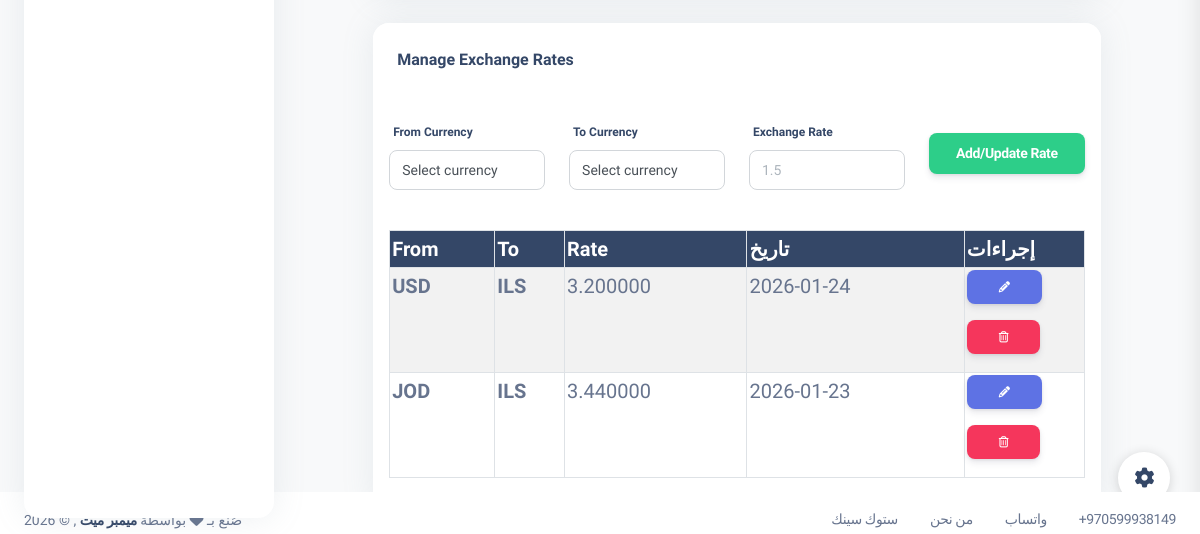
/company_profile (signed in, lower part), run on an earlier commit of the app's database.
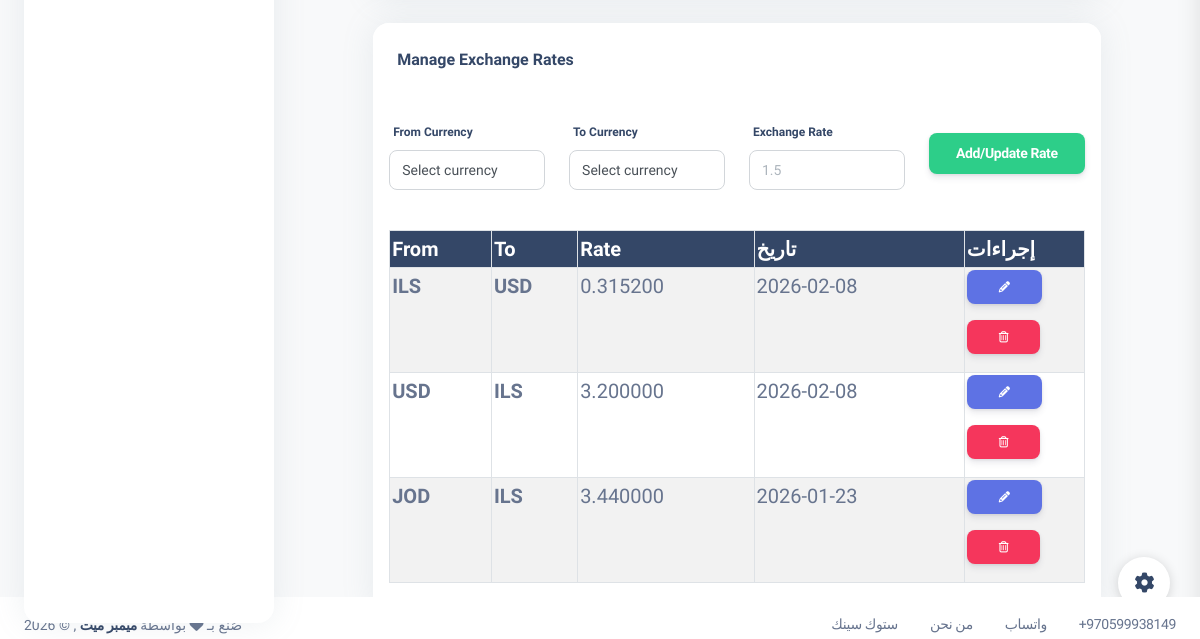
And on a later commit of the database.
### my_app/models.py (models this page shows, shortened)
class ExchangeRate(models.Model):
    from_currency = models.ForeignKey(Currency, related_name='rates_from', on_delete=models.CASCADE)
    to_currency = models.ForeignKey(Currency, related_name='rates_to', on_delete=models.CASCADE)
    rate = models.DecimalField(max_digits=10, decimal_places=6)  # e.g., 3.5 for 1 USD = 3.5 ILS
    date = models.DateField(auto_now=True)
    class Meta:
        unique_together = ('from_currency', 'to_currency', 'date')
        ordering = ['-date']

class Currency(models.Model):
    code = models.CharField(max_length=3, unique=True)  # ILS, USD, EUR, etc.
    name = models.CharField(max_length=255)
    class Meta:
        verbose_name_plural = "Currencies"

### my_app/views.py (the view, shortened to what this page needs)
# urls.py: path('company_profile', views.display_company_profile),
def display_company_profile(request):
    if 'employee_id' not in request.session:
        return redirect('/index')
    company = models.get_company_profile()
    currencies = models.Currency.objects.all()
    exchange_rates = models.ExchangeRate.objects.select_related('from_currency', 'to_currency').order_by('-date')[:10]
    context = {
        'company': company,
        'employee': models.get_employee_by_id(request.session['employee_id']),
        'currencies': currencies,
        'exchange_rates': exchange_rates,
    }
    return render(request, 'company_profile.html', context)

### my_app/models.py (called while the page is built)
def get_company_profile():
    try:
        return CompanyProfile.objects.all().first()
    except Exception:
        return None

def get_employee_by_id(id):
    return Employee.objects.get(id=id)

### my_app/templates/company_profile.html (shortened to what this page needs)
{% extends 'layouts/base.html' %}
{% load i18n %}
{% block content %}
<div class="row justify-content-center">
  <div class="col-md-10">
    <div class="card">
      <div class="card-header">
        <h6 class="mb-0">{% trans "Manage Exchange Rates" %}</h6>
      </div>
      <div class="card-body">
        <form method="post" action="/company_profile" class="mb-4">
          <div class="row">
            <div class="col-md-3 mb-3">
              <label class="form-label">{% trans "From Currency" %}</label>
              <select name="from_currency" class="form-control" required>
                <option value="">{% trans "Select currency" %}</option>
              </select>
            </div>
            <div class="col-md-3 mb-3">
              <label class="form-label">{% trans "To Currency" %}</label>
              <select name="to_currency" class="form-control" required>
                <option value="">{% trans "Select currency" %}</option>
              </select>
            </div>
            <div class="col-md-3 mb-3">
              <label class="form-label">{% trans "Exchange Rate" %}</label>
              <input type="number" name="exchange_rate" class="form-control" step="0.000001" placeholder="1.5" required />
            </div>
            <div class="col-md-3 d-flex align-items-end mb-3">
              <button type="submit" class="btn btn-success w-100">{% trans "Add/Update Rate" %}</button>
            </div>
          </div>
        </form>
        <div class="table-responsive">
          <table class="table table-sm table-striped">
            <thead class="table-dark">
              <tr>
                <th>{% trans "From" %}</th>
                <th>{% trans "To" %}</th>
                <th>{% trans "Rate" %}</th>
                <th>{% trans "Date" %}</th>
                <th style="width: 120px;">{% trans "Actions" %}</th>
              </tr>
            </thead>
            <tbody>
              {% for rate in exchange_rates %}
                <tr id="rate-row-{{ rate.id }}">
                  <td><strong>{{ rate.from_currency.code }}</strong></td>
                  <td><strong>{{ rate.to_currency.code }}</strong></td>
                  <td id="rate-value-{{ rate.id }}">{{ rate.rate }}</td>
                  <td>{{ rate.date|date:"Y-m-d" }}</td>
                  <td>
                    <button type="button" class="btn btn-sm btn-primary" onclick="editExchangeRate({{ rate.id }}, {{ rate.from_currency.id }}, {{ rate.to_currency.id }}, {{ rate.rate }})" title="{% trans 'Edit' %}">
                      <i class="fas fa-pencil-alt"></i>
                    </button>
                    <form method="post" action="/company_profile" style="display: inline;" onsubmit="return confirm('{% trans 'Are you sure?' %}')">
                      <button type="submit" class="btn btn-sm btn-danger" title="{% trans 'Delete' %}">
                        <i class="far fa-trash-alt"></i>
                      </button>
                    </form>
                  </td>
                </tr>
              {% empty %}
                <tr>
                  <td colspan="5" class="text-center text-muted">{% trans "No exchange rates added yet" %}</td>
                </tr>
              {% endfor %}
            </tbody>
          </table>
        </div>
      </div>
    </div>
  </div>
</div>
{% endblock %}

What changed in the data, as far as the page shows it:
added ExchangeRate: from_currency.code "ILS", to_currency.code "USD", rate "0.315200", date "2026-02-08"
changed ExchangeRate (number 2 of 3 on the later page): date "2026-01-24" → "2026-02-08"
